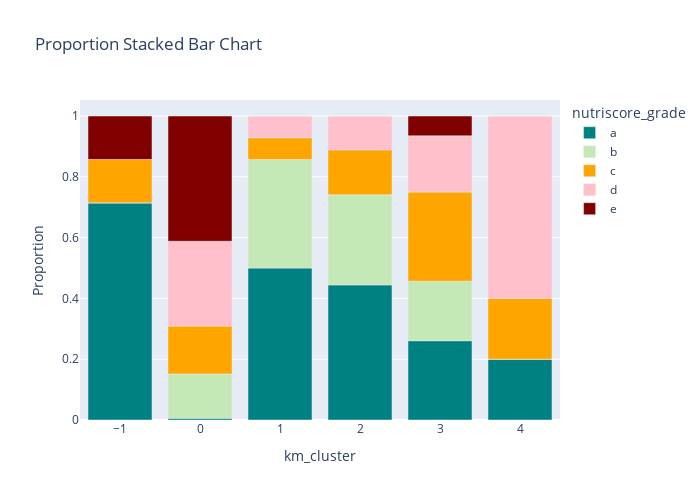

Write notebook code for a chart like this one.
### Code cell
check_cluster_proportions(final_data.copy(), "km_cluster", "nutriscore_grade")

### Figure 1 — Plotly figure (JSON) as saved in the notebook; plotly's stock layout.template omitted (floating-point values rounded to 4 significant figures)
{"data": [{"alignmentgroup": "True", "hovertemplate": "nutriscore_grade=a<br>km_cluster=%{x}<br>Proportion=%{y}<extra></extra>", "legendgroup": "a", "marker": {"color": "teal", "pattern": {"shape": ""}}, "name": "a", "offsetgroup": "a", "orientation": "v", "showlegend": true, "textposition": "auto", "type": "bar", "x": [-1, 0, 1, 2, 3, 4], "xaxis": "x", "y": [0.7143, 0.006061, 0.5, 0.4444, 0.2609, 0.2], "yaxis": "y"}, {"alignmentgroup": "True", "hovertemplate": "nutriscore_grade=b<br>km_cluster=%{x}<br>Proportion=%{y}<extra></extra>", "legendgroup": "b", "marker": {"color": "#C5E8B7", "pattern": {"shape": ""}}, "name": "b", "offsetgroup": "b", "orientation": "v", "showlegend": true, "textposition": "auto", "type": "bar", "x": [-1, 0, 1, 2, 3, 4], "xaxis": "x", "y": [0, 0.1455, 0.3571, 0.2963, 0.1957, 0], "yaxis": "y"}, {"alignmentgroup": "True", "hovertemplate": "nutriscore_grade=c<br>km_cluster=%{x}<br>Proportion=%{y}<extra></extra>", "legendgroup": "c", "marker": {"color": "orange", "pattern": {"shape": ""}}, "name": "c", "offsetgroup": "c", "orientation": "v", "showlegend": true, "textposition": "auto", "type": "bar", "x": [-1, 0, 1, 2, 3, 4], "xaxis": "x", "y": [0.1429, 0.1576, 0.07143, 0.1481, 0.2935, 0.2], "yaxis": "y"}, {"alignmentgroup": "True", "hovertemplate": "nutriscore_grade=d<br>km_cluster=%{x}<br>Proportion=%{y}<extra></extra>", "legendgroup": "d", "marker": {"color": "pink", "pattern": {"shape": ""}}, "name": "d", "offsetgroup": "d", "orientation": "v", "showlegend": true, "textposition": "auto", "type": "bar", "x": [-1, 0, 1, 2, 3, 4], "xaxis": "x", "y": [0, 0.2788, 0.07143, 0.1111, 0.1848, 0.6], "yaxis": "y"}, {"alignmentgroup": "True", "hovertemplate": "nutriscore_grade=e<br>km_cluster=%{x}<br>Proportion=%{y}<extra></extra>", "legendgroup": "e", "marker": {"color": "maroon", "pattern": {"shape": ""}}, "name": "e", "offsetgroup": "e", "orientation": "v", "showlegend": true, "textposition": "auto", "type": "bar", "x": [-1, 0, 1, 2, 3, 4], "xaxis": "x", "y": [0.1429, 0.4121, 0, 0, 0.06522, 0], "yaxis": "y"}], "layout": {"barmode": "relative", "height": 500, "legend": {"title": {"text": "nutriscore_grade"}, "tracegroupgap": 0}, "title": {"text": "Proportion Stacked Bar Chart"}, "width": 700, "xaxis": {"anchor": "y", "domain": [0, 1], "title": {"text": "km_cluster"}}, "yaxis": {"anchor": "x", "domain": [0, 1], "title": {"text": "Proportion"}}}}
